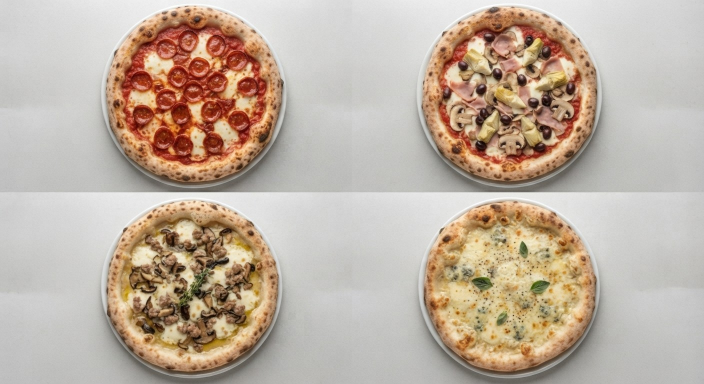
#> input picture scripts/pizza_photos/menu-1.jpg, 1408 x 768 px (shown at 1/2 size)
$ python cut.py
#> lines starting #> are read from the running program, lines starting #| are printed output that depends on the picture; after the words box and inside, x2 and y2 are one past the last pixel; in counts of white or black regions, pixels touching at a corner belong together
#> further down, img is the input picture: shape (768, 1408, 3); mean B, G, R 160.4, 175.2, 190.8
"""Cuts each pizza out of the menu photos for the guests' page.

Each photo (menu-1.jpg ... menu-3.jpg) holds two rows of pizzas on white plates. Every pizza is
cut out round, without its plate, on a transparent background, and saved as
server/src/main/resources/party/pizza-<name>.webp (560 x 560), the name the page's pizza.js uses.

    pip install opencv-python-headless numpy
    python3 scripts/pizza_photos/cut.py
"""
import os

import cv2
import numpy as np

HERE = os.path.dirname(os.path.abspath(__file__))
OUT = os.path.join(HERE, "..", "..", "server", "src", "main", "resources", "party")
SIZE = 560

# the pizzas on each photo, row by row, left to right
NAMES = {
    "menu-1.jpg": ["diavola", "capricciosa", "salsiccia-funghi", "quattro-formaggi"],
    "menu-2.jpg": ["tonno-cipolla", "nutella", "tonno", "hawaii"],
    "menu-3.jpg": ["salsiccia", "guanciale-cipolla", "marinara", "rucola-grana", "margherita"],
}


def outlines(img):
    """Each pizza's outline, in reading order."""
    hsv = cv2.cvtColor(img, cv2.COLOR_BGR2HSV)
#> hsv: shape (768, 1408, 3); mean H, S, V 19.5, 46.7, 190.9
    # background, plates and their shadows are grey to white: hardly any colour
    food = (hsv[..., 1] > 34).astype(np.uint8) * 255
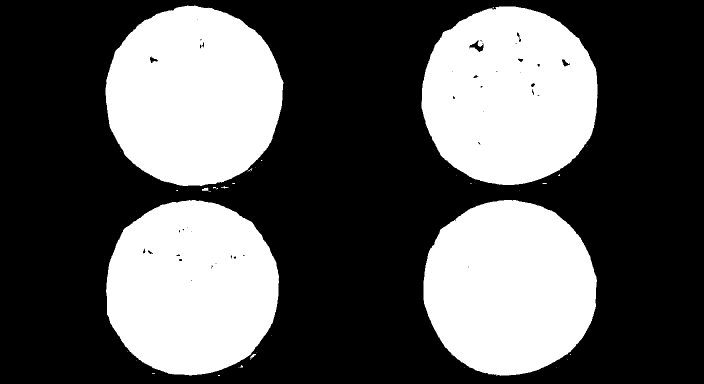
#> food: shape (768, 1408) (shown at 1/2 size); 36.2% white; 38 white regions (30 under 20 px), largest, box (x1, y1, x2, y2) and area: (211, 11, 567, 372) 100241, (843, 13, 1195, 370) 99099, (212, 400, 558, 751) 95939
    # cut between the two rows, so no two pizzas touch
    mid = img.shape[0] // 2
#> mid = 384
    food[mid - 6:mid + 8] = 0
    food = cv2.morphologyEx(food, cv2.MORPH_OPEN, np.ones((5, 5), np.uint8))
#> food: shape (768, 1408); 36.2% white; 4 white regions, box (x1, y1, x2, y2) and area: (211, 12, 566, 372) 100194, (843, 13, 1195, 370) 99062, (212, 400, 558, 751) 95916, (847, 400, 1194, 751) 95814
    food = cv2.morphologyEx(food, cv2.MORPH_CLOSE, cv2.getStructuringElement(cv2.MORPH_ELLIPSE, (25, 25)))
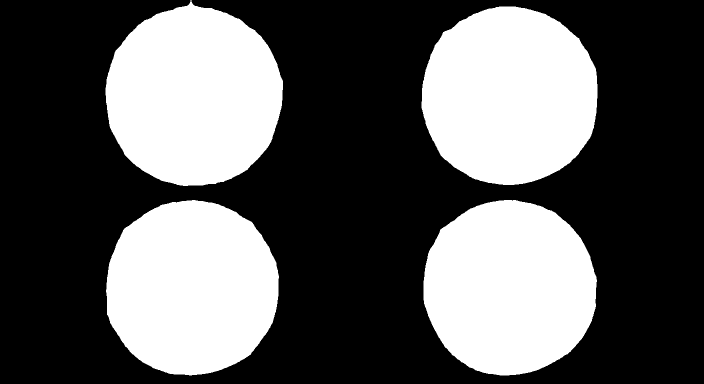
#> food: shape (768, 1408) (shown at 1/2 size); 36.3% white; 4 white regions
    n, labels, stats, _ = cv2.connectedComponentsWithStats(food)
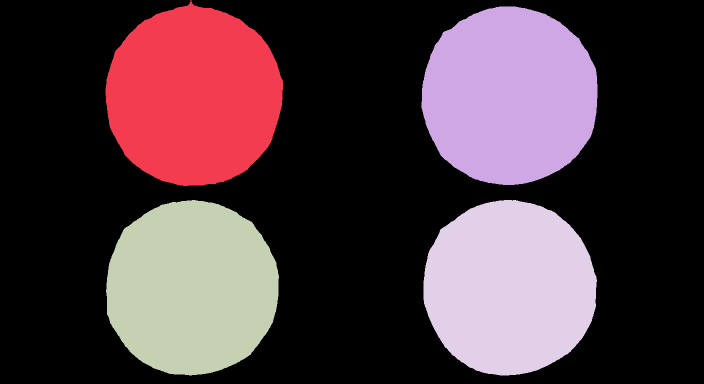
#> labels: shape (768, 1408) int32 (shown at 1/2 size); 5 distinct labels, from 0 to 4; one colour per label, 0 black
#> n = 5; stats = [[0, 0, 1408, 768, 689049], [211, 0, 355, 372, 100484], [843, 13, 352, 357, 99808], [212, 400, 346, 351, 96132], [847, 400, 347, 351, 95871]]
    found = []
    for i in range(1, n):
        x, y, _, _, area = stats[i]
        if area < 40000:
            continue
        cnts, _ = cv2.findContours((labels == i).astype(np.uint8), cv2.RETR_EXTERNAL, cv2.CHAIN_APPROX_NONE)
        found.append((y // mid, x, cv2.convexHull(max(cnts, key=cv2.contourArea))))
#> this loop made 4 passes
#> (x, y, area) on passes 1 to 4: (211, 0, 100484), (843, 13, 99808), (212, 400, 96132), (847, 400, 95871)
#> after the loop, found = 4 items
    found.sort(key=lambda f: (f[0], f[1]))
    return [f[2] for f in found]


def cut(img, hull):
    """The pizza as a square RGBA image, centred, transparent around it."""
    mask = np.zeros(img.shape[:2], np.uint8)
    cv2.fillPoly(mask, [hull], 255)
    # the pizza is round: nothing beyond its usual radius (no spikes where it touched something)
    m = cv2.moments(mask, binaryImage=True)
    cx, cy = m["m10"] / m["m00"], m["m01"] / m["m00"]
    edge = cv2.findContours(mask, cv2.RETR_EXTERNAL, cv2.CHAIN_APPROX_NONE)[0][0].reshape(-1, 2)
    r = np.median(np.hypot(edge[:, 0] - cx, edge[:, 1] - cy))
    disc = np.zeros_like(mask)
    cv2.circle(disc, (int(round(cx)), int(round(cy))), int(r * 1.025), 255, -1)
    mask = cv2.bitwise_and(mask, disc)
    # a hair inside the edge, so no plate shows, then a soft edge
    mask = cv2.erode(mask, cv2.getStructuringElement(cv2.MORPH_ELLIPSE, (5, 5)))
    mask = cv2.GaussianBlur(mask, (5, 5), 0)
    (cx, cy), r = cv2.minEnclosingCircle(cv2.findContours(mask, cv2.RETR_EXTERNAL, cv2.CHAIN_APPROX_NONE)[0][0])
    r, cx, cy = int(r) + 4, int(cx), int(cy)
    pad = r + 2
    big = cv2.copyMakeBorder(img, pad, pad, pad, pad, cv2.BORDER_CONSTANT, value=(0, 0, 0))
    alpha = cv2.copyMakeBorder(mask, pad, pad, pad, pad, cv2.BORDER_CONSTANT, value=0)
    x0, y0 = cx + pad - r, cy + pad - r
    rgba = np.dstack([big[y0:y0 + 2 * r, x0:x0 + 2 * r], alpha[y0:y0 + 2 * r, x0:x0 + 2 * r]])
    return cv2.resize(rgba, (SIZE, SIZE), interpolation=cv2.INTER_AREA)


if __name__ == "__main__":
    for photo, names in NAMES.items():
        img = cv2.imread(os.path.join(HERE, photo))
        found = outlines(img)
#> found = 4 contours; box (x1, y1, x2, y2) and area: (211, 0, 566, 372) 101116, (843, 13, 1195, 370) 99966, (212, 400, 558, 751) 96280, (847, 400, 1194, 751) 95952
        if len(found) != len(names):
            raise SystemExit(f"{photo}: found {len(found)} pizzas, expected {len(names)}")
        for name, hull in zip(names, found):
            path = os.path.join(OUT, f"pizza-{name}.webp")
            cv2.imwrite(path, cut(img, hull), [cv2.IMWRITE_WEBP_QUALITY, 82])
            print(f"{path} ({os.path.getsize(path) // 1024} KB)")
#> this loop made 4 passes
#> (name, cx in cut, cy in cut, r in cut, pad in cut, x0 in cut, y0 in cut) on passes 1 to 4: ('diavola', 388, 190, 187, 189, 390, 192), ('capricciosa', 1018, 190, 186, 188, 1020, 192), ('salsiccia-funghi', 382, 575, 183, 185, 384, 577), ('quattro-formaggi', 1017, 574, 183, 185, 1019, 576)
#| scripts/pizza_photos/../../server/src/main/resources/party/pizza-diavola.webp (44 KB)
#| scripts/pizza_photos/../../server/src/main/resources/party/pizza-capricciosa.webp (41 KB)
#| scripts/pizza_photos/../../server/src/main/resources/party/pizza-salsiccia-funghi.webp (41 KB)
#| scripts/pizza_photos/../../server/src/main/resources/party/pizza-quattro-formaggi.webp (36 KB)
#> pass 1, in cut, `mask = cv2.bitwise_and(mask, disc)`:
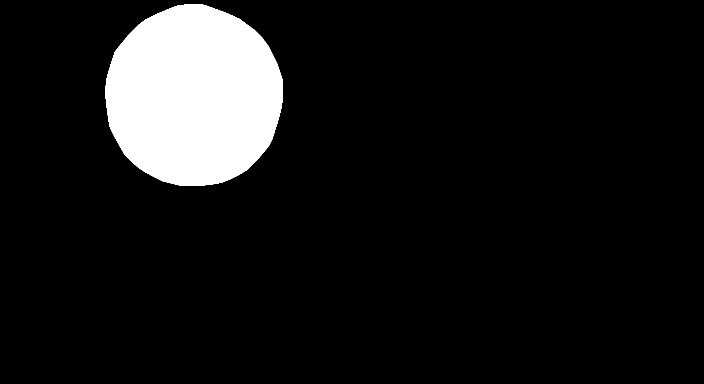
#> mask: shape (768, 1408) (shown at 1/2 size); 9.4% white; 1 white region, box (x1, y1, x2, y2) and area: (211, 8, 566, 372) 101380
#> pass 1, in cut, `mask = cv2.erode(mask, cv2.getStructuringElement(cv2.MORPH_ELLIPSE, (5..`:
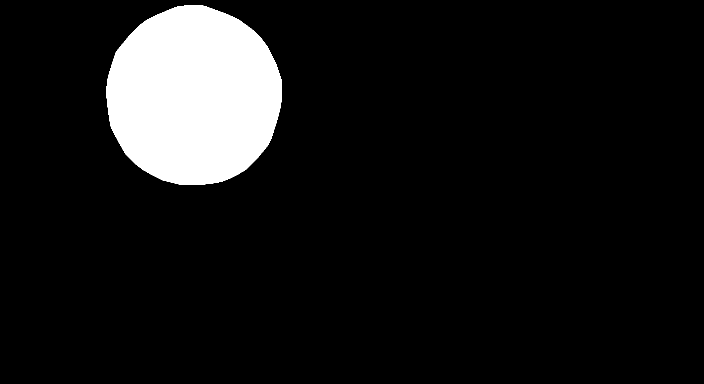
#> mask: shape (768, 1408) (shown at 1/2 size); 9.2% white; 1 white region, box (x1, y1, x2, y2) and area: (213, 10, 564, 370) 99069
#> pass 1, in cut, `big = cv2.copyMakeBorder(img, pad, pad, pad, pad, cv2.BORDER_CONSTANT,..`:
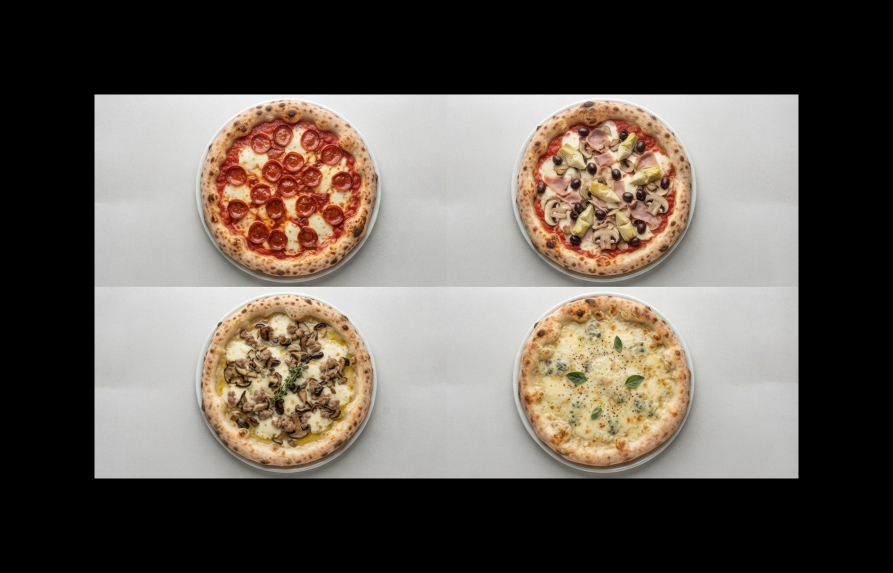
#> big: shape (1146, 1786, 3) (shown at 1/2 size); mean B, G, R 84.7, 92.6, 100.8
#> pass 2 of the loop `for photo, names in NAMES.items():`:
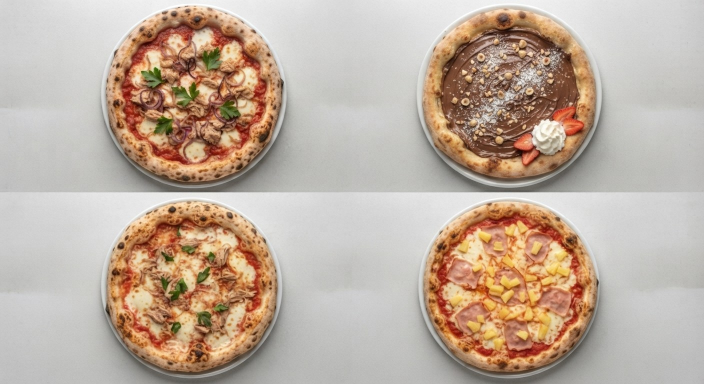
#> input picture scripts/pizza_photos/menu-2.jpg, 1408 x 768 px (shown at 1/2 size)
#> img is the input picture: shape (768, 1408, 3); mean B, G, R 157.8, 172.6, 190.4
#> hsv: shape (768, 1408, 3); mean H, S, V 18.1, 49.1, 190.6
#> in outlines (call 2), `n, labels, stats, _ = cv2.connectedComponentsWithStats(food)`:
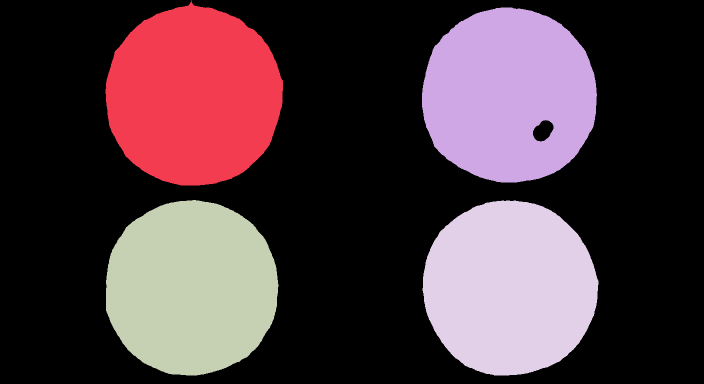
#> labels: shape (768, 1408) int32 (shown at 1/2 size); 5 distinct labels, from 0 to 4; one colour per label, 0 black
#> stats = [[0, 0, 1408, 768, 692150], [211, 0, 355, 371, 100424], [844, 15, 350, 350, 95978], [212, 400, 345, 351, 96229], [845, 401, 352, 350, 96563]]
#> the loop in outlines (call 2), `for i in range(1, n):` made 4 passes
#> (x, y, area) on passes 1 to 4: (211, 0, 100424), (844, 15, 95978), (212, 400, 96229), (845, 401, 96563)
#> `found = outlines(img)`: found = 4 contours; box (x1, y1, x2, y2) and area: (211, 0, 566, 371) 101005, (844, 15, 1194, 365) 97274, (845, 401, 1197, 751) 96591, (212, 400, 557, 751) 96287
#> the loop `for name, hull in zip(names, found):` made 4 passes
#> (name, cx in cut, cy in cut, r in cut, pad in cut, x0 in cut, y0 in cut) on passes 1 to 4: ('tonno-cipolla', 387, 190, 187, 189, 389, 192), ('nutella', 1017, 192, 183, 185, 1019, 194), ('tonno', 381, 575, 182, 184, 383, 577), ('hawaii', 1017, 576, 182, 184, 1019, 578)
#> (printed output is left out)
#> pass 1, in cut (call 5), `big = cv2.copyMakeBorder(img, pad, pad, pad, pad, cv2.BORDER_CONSTANT,..`:
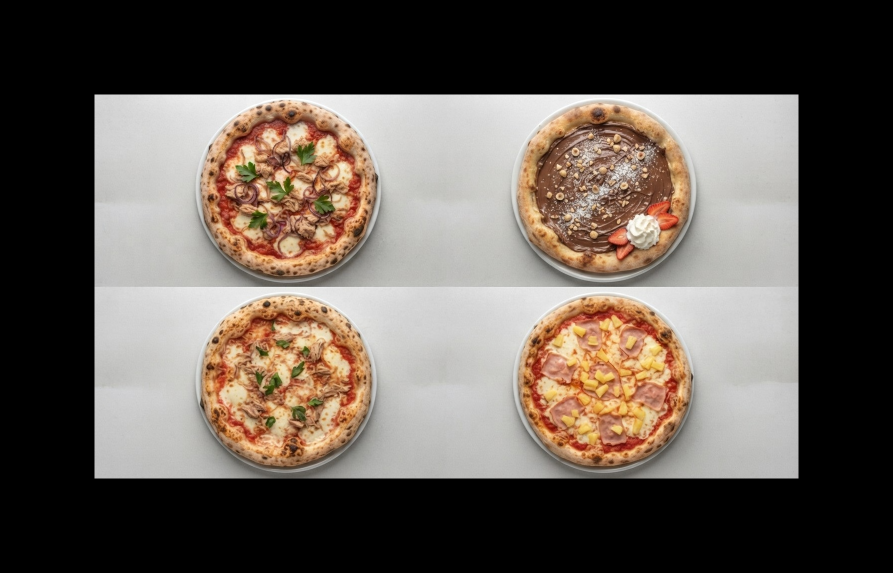
#> big: shape (1146, 1786, 3) (shown at 1/2 size); mean B, G, R 83.4, 91.2, 100.6
#> pass 3 of the loop `for photo, names in NAMES.items():`:
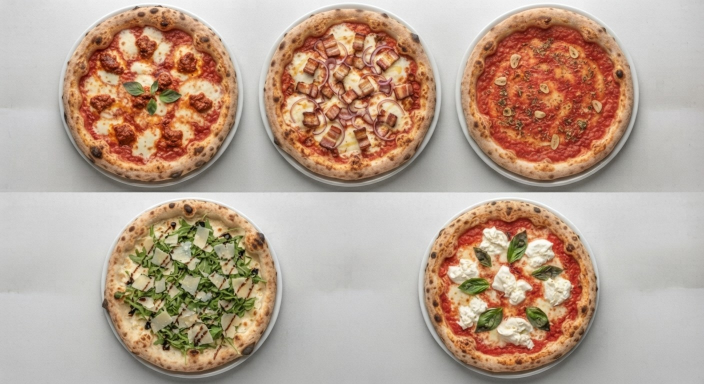
#> input picture scripts/pizza_photos/menu-3.jpg, 1408 x 768 px (shown at 1/2 size)
#> img is the input picture: shape (768, 1408, 3); mean B, G, R 144.6, 161.6, 184.8
#> hsv: shape (768, 1408, 3); mean H, S, V 16.7, 62.1, 185.1
#> in outlines (call 3), `n, labels, stats, _ = cv2.connectedComponentsWithStats(food)`:
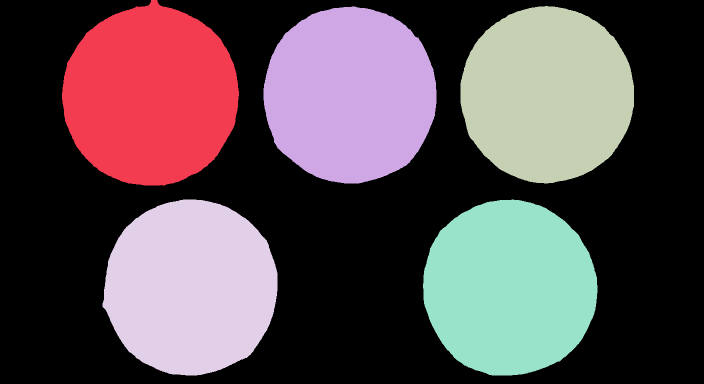
#> labels: shape (768, 1408) int32 (shown at 1/2 size); 6 distinct labels, from 0 to 5; one colour per label, 0 black
#> n = 6; stats = [[0, 0, 1408, 768, 594570], [124, 0, 354, 371, 100182], [527, 13, 346, 354, 96927], [921, 12, 347, 355, 96542], [205, 399, 350, 352, 96552], [846, 399, 349, 352, 96571]]
#> the loop in outlines (call 3), `for i in range(1, n):` made 5 passes
#> (x, y, area) on passes 1 to 5: (124, 0, 100182), (527, 13, 96927), (921, 12, 96542), (205, 399, 96552), (846, 399, 96571)
#> after the loop in outlines (call 3), `for i in range(1, n):`: found = 5 items
#> `found = outlines(img)`: found = 5 contours; box (x1, y1, x2, y2) and area: (124, 0, 478, 371) 100670, (527, 13, 873, 367) 96998, (205, 399, 555, 751) 96624, (846, 399, 1195, 751) 96602, (921, 12, 1268, 367) 96539
#> the loop `for name, hull in zip(names, found):` made 5 passes
#> (name, cx in cut, cy in cut, r in cut, pad in cut, x0 in cut, y0 in cut) on passes 1 to 5: ('salsiccia', 300, 190, 186, 188, 302, 192), ('guanciale-cipolla', 699, 190, 183, 185, 701, 192), ('marinara', 1093, 188, 181, 183, 1095, 190), ('rucola-grana', 381, 575, 183, 185, 383, 577), ('margherita', 1017, 576, 182, 184, 1019, 578)
#> (printed output is left out)
#> pass 1, in cut (call 9), `big = cv2.copyMakeBorder(img, pad, pad, pad, pad, cv2.BORDER_CONSTANT,..`:
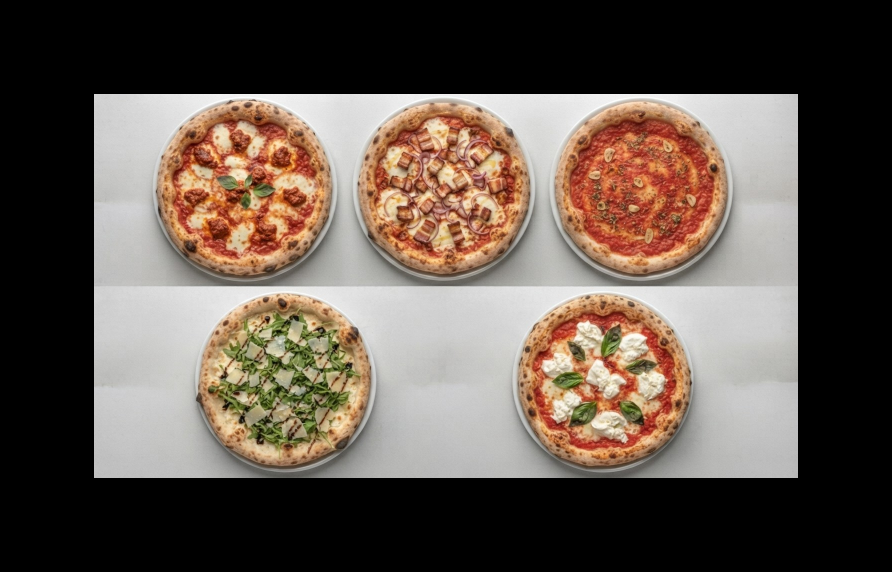
#> big: shape (1144, 1784, 3) (shown at 1/2 size); mean B, G, R 76.6, 85.6, 97.9
